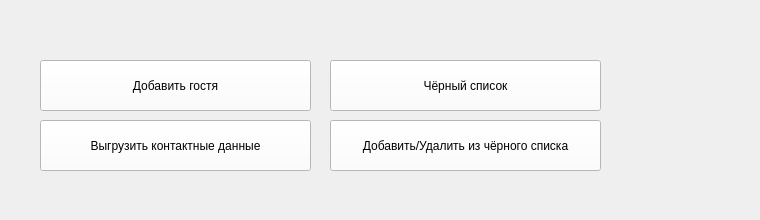
    <widget class="QWidget" name="page_guests">
     <widget class="QFrame" name="frame_clients_6">
      <property name="geometry">
       <rect>
        <x>30</x>
        <y>40</y>
        <width>721</width>
        <height>171</height>
       </rect>
      </property>
      <property name="styleSheet">
       <string notr="true">background-color: transparent;</string>
      </property>
      <property name="frameShape">
       <enum>QFrame::StyledPanel</enum>
      </property>
      <property name="frameShadow">
       <enum>QFrame::Raised</enum>
      </property>
      <widget class="QPushButton" name="bt_guests_add">
       <property name="geometry">
        <rect>
         <x>10</x>
         <y>20</y>
         <width>271</width>
         <height>51</height>
        </rect>
       </property>
       <property name="styleSheet">
        <string notr="true">background-color: rgb(255,255,255);
color: rgb(0, 0, 0);</string>
       </property>
       <property name="text">
        <string>Добавить гостя</string>
       </property>
      </widget>
      <widget class="QPushButton" name="bt_guests_showBlacklist">
       <property name="geometry">
        <rect>
         <x>300</x>
         <y>20</y>
         <width>271</width>
         <height>51</height>
        </rect>
       </property>
       <property name="styleSheet">
        <string notr="true">background-color: rgb(255,255,255);
color: rgb(0, 0, 0);</string>
       </property>
       <property name="text">
        <string>Чёрный список</string>
       </property>
      </widget>
      <widget class="QPushButton" name="bt_guests_contacts_export">
       <property name="geometry">
        <rect>
         <x>10</x>
         <y>80</y>
         <width>271</width>
         <height>51</height>
        </rect>
       </property>
       <property name="styleSheet">
        <string notr="true">background-color: rgb(255,255,255);
color: rgb(0, 0, 0);</string>
       </property>
       <property name="text">
        <string>Выгрузить контактные данные</string>
       </property>
      </widget>
      <widget class="QPushButton" name="bt_guests_blacklist_addrem">
       <property name="geometry">
        <rect>
         <x>300</x>
         <y>80</y>
         <width>271</width>
         <height>51</height>
        </rect>
       </property>
       <property name="styleSheet">
        <string notr="true">background-color: rgb(255,255,255);
color: rgb(0, 0, 0);</string>
       </property>
       <property name="text">
        <string>Добавить/Удалить из чёрного списка</string>
       </property>
      </widget>
     </widget>
    </widget>
